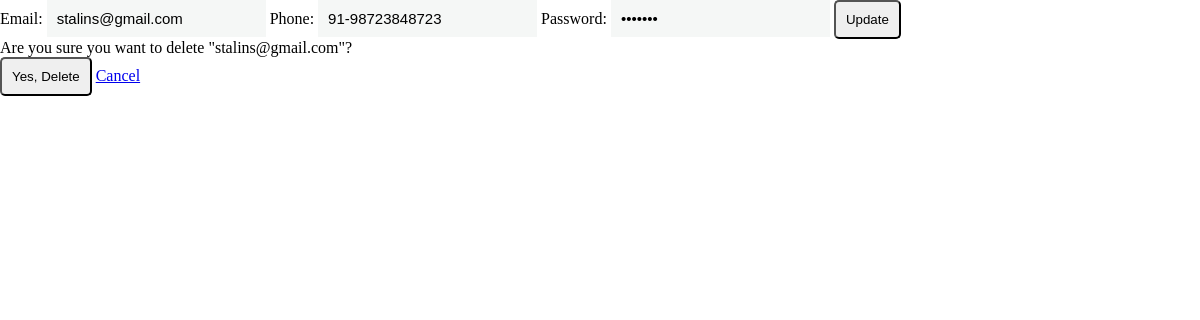
The page /display_item/19/ on the database its author committed.
### project/models.py (models this page shows)
class Myusers(models.Model):
    mail = models.EmailField()
    phone = models.CharField(max_length=100)
    pwd = models.CharField(max_length=100)

### project/views.py (the view)
# urls.py: path('display_item/<int:id>/', views.display_item, name='display_item'),
def display_item(request, id):
    item = get_object_or_404(Myusers, pk=id)
    print(item)
    return render(request, 'display.html', {'item': item})

### templates/display.html (shortened to what this page needs)
<!DOCTYPE html>
<html lang="en">
<head>
    <link rel="stylesheet" href="https://cdnjs.cloudflare.com/ajax/libs/font-awesome/6.0.0/css/all.min.css" />
</head>
<body>
    {% if item.id %}
    <form method="POST" action="{% url 'update_item' item.id %}">
    {% else %}
    <form method="POST" action="#">
    {% endif %}
        <label for="email">Email:</label>
        <input type="email" id="email" name="email" value="{{ item.mail }}">
        <label for="phone">Phone:</label>
        <input type="text" id="phone" name="phone" value="{{ item.phone }}">
        <label for="pwd">Password:</label>
        <input type="password" id="pwd" name="pwd" value="{{ item.pwd }}">
        <button type="submit">Update</button>
    </form>
    <p>Are you sure you want to delete "{{ item.mail }}"?</p>
<form method="POST" action="{% url 'delete_item' item.id %}">
    <button type="submit">Yes, Delete</button>
    <a href="{% url 'htmlpage21' %}">Cancel</a>
</form>
</body>
</html>

### templates/display.html (style rules this page uses)
* { margin: 0; padding: 0; box-sizing: border-box; }
input { border: none; padding: 10px; font-size:15px; background-color: rgb(245, 247, 246); }
button { padding: 10px; border-radius: 5px; }

### rows shown on the page
Myusers: email "stalins@gmail.com", phone "91-98723848723", mail "stalins@gmail.com"
